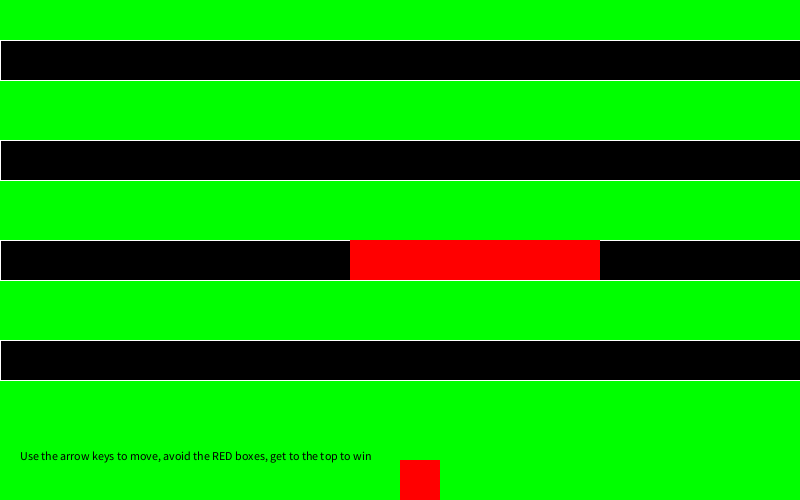
Frame 1 (no input)
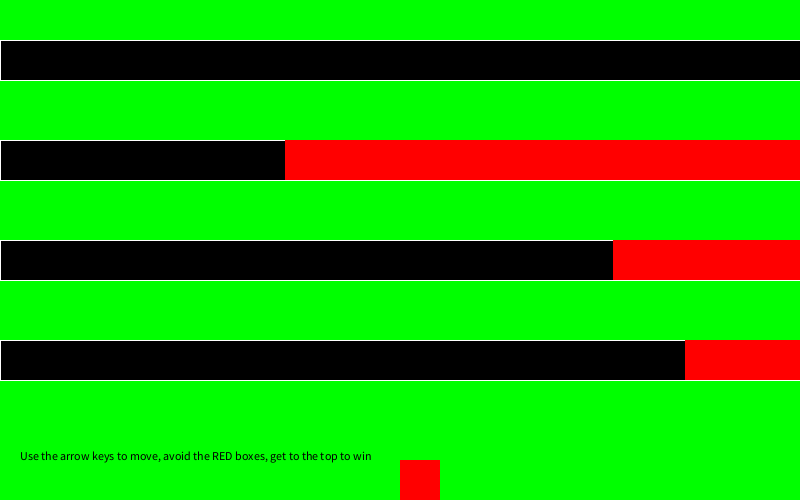
Frame 60 (the mouse pressed at the canvas centre just before this capture)
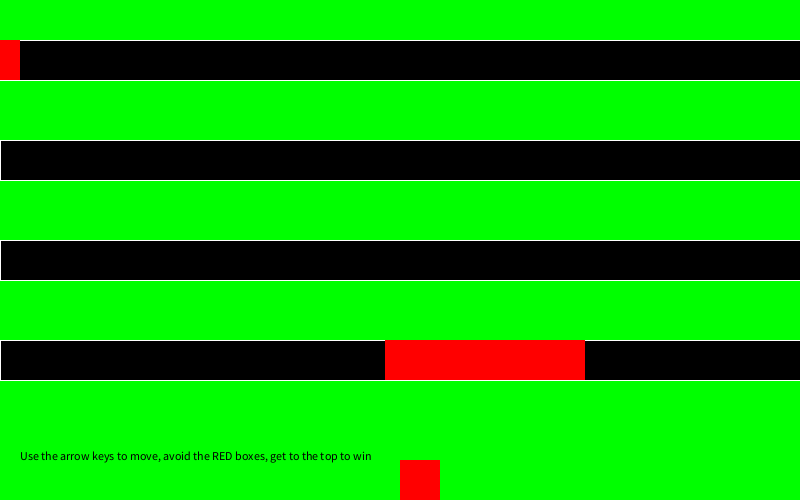
Frame 120 (the mouse held since frame 60 and released just before this capture)

The Processing sketch that drew these frames (run headless with seeded random() and noise(); from frame 60 on, the mouse is pressed at the canvas centre):

// Processing sketch: simple_game_new
// ── simple_game_new.pde
//calling player class
player myPlayer;
int playerX=400;
int playerY=460;
int playerW=40;
int playerH=40;

//making a lane array
lane [] laneRow= new lane [4];
int n_lanes = laneRow.length;
int l_space=100;
int laneX=0;
int laneY=20;
int laneW=800;
int laneH=40;

//movement booleans
boolean keyUp=false;
boolean keyRight=false;
boolean keyLeft=false;
boolean keyDown=false;
boolean dead=false;
boolean Restart=false;
boolean win=false;

//deathzones
int deathzoneX=800;
int deathzoneY=40;
int deathzoneW=300;
int deathzoneH=40;
int speed=20;
//deathzone 2
int deathzoneX2=-600;
int deathzoneY2=140;
int deathzoneW2=550;
int speed2=15;
//deathzone 3
int deathzoneX3=width+250;
int deathzoneY3=240;
int deathzoneW3=250;
int speed3=23;
//deathzone 4
int deathzoneX4=-200;
int deathzoneY4=340;
int deathzoneW4=200;
int speed4=15;
//Instructions
int instructionX=20;
int instructionY=460;



void setup() {
  size(800, 500);
  //initializing the player class
  myPlayer= new player(playerX, playerY, playerW, playerH);

  // initializing the lane array
  for (int i = 0; i<n_lanes; i+=1) {
    laneRow[i] = new lane (laneX, i*l_space+laneH, laneW, laneH);
  }
}


void draw() {
  background(0, 255, 0);

  //drawing the lane array
  for (int i=0; i<n_lanes; i+=1) {
    laneRow[i].displayLane();
  }

  // calling functions from the player class
  myPlayer.display(); 

  //The movement function is dependent on dead = false, so that the player cannot win the game after they have died. Without this function the game would be winable and could display the win screen on top of the death screen.
  if (dead==false) {
    myPlayer.move();
  }

  myPlayer.dead();
  myPlayer.win();

  if (Restart==true) {
    myPlayer.restart();
  }

  //deathzones
  noStroke();
  rect(deathzoneX, deathzoneY, deathzoneW, deathzoneH);
  deathzoneX-=speed;
  if (deathzoneX<=-width+deathzoneW) {
    deathzoneX=width;
  }
  rect(deathzoneX2, deathzoneY2, deathzoneW2, deathzoneH);
  deathzoneX2+=speed2;
  if (deathzoneX2>=width+deathzoneW2) {
    deathzoneX2=-600;
  }
  rect(deathzoneX3, deathzoneY3, deathzoneW3, deathzoneH);
  deathzoneX3-=speed3;
  if (deathzoneX3<=-width+deathzoneW3) {
    deathzoneX3=width+250;
  }
  rect(deathzoneX4, deathzoneY4, deathzoneW4, deathzoneH);
  deathzoneX4+=speed4;
  if (deathzoneX4>=width+deathzoneW4) {
    deathzoneX4=-200;
  }

  //displaying the death screen
  if (dead==true) {
    fill(0, 0, 255);
    rect(0, 0, width, height);
    fill(0);
    textAlign(CENTER, CENTER);
    text("GAME OVER! PRESS 'R' TO RESTART", width/2, height/2);
  }
  //displaying the win screen
  if (win==true) {
    fill(255, 0, 0);
    rect(0, 0, width, height);
    fill(0);
    textAlign(CENTER, CENTER);
    text("YOU HAVE WON! PRESS 'R' TO RESTART", width/2, height/2);
  }
  //instructions
  if(dead==false && win ==false){
    textAlign(CORNER, CORNER);
  fill(0);
  text("Use the arrow keys to move, avoid the RED boxes, get to the top to win", instructionX, instructionY);
  }
}

//movement. Here the program checks to see if any keys have been pressed or released and
//changes the movement booleans accordingly.
void keyPressed() {
  if (keyCode==RIGHT) {
    keyRight= true;
  }
  if (keyCode==LEFT) {
    keyLeft= true;
  }
  if (keyCode==UP) {
    keyUp=true;
  }
  if (keyCode==DOWN) {
    keyDown=true;
  }
  if (keyCode=='R') {
    dead=false;
    Restart=true;
    win=false;
  }
}
void keyReleased () {
  if (keyCode==RIGHT) {
    keyRight= false;
  }
  if (keyCode==LEFT) {
    keyLeft= false;
  }
  if (keyCode==UP) {
    keyUp=false;
  }
  if (keyCode==DOWN) {
    keyDown=false;
  }
  if (keyCode=='R') {
    Restart=false;
  }
}

// ── Class_player.pde
public class player {
  float playerx, playery, playerw, playerh;
  player(float x, float y, float w, float h) {
    playerx=x;
    playery=y;
    playerw=w;
    playerh=h;
  }
  void display() {
    noStroke();
    fill(255, 0, 0);
    rect(playerx, playery, playerw, playerh);
  }

  // here is where the movement booleans are used to change the direction of the player.
  void move() {
    if (keyUp==true) {
      playery-=2;
    }
    if (keyDown==true) {
      playery+=2;
    }
    if (keyRight==true) {
      playerx+=2;
    }
    if (keyLeft==true) {
      playerx-=2;
    }

  }
  //collision detection
  void dead() {
    if (deathzoneX<=playerx+playerW && deathzoneX+deathzoneW>=playerx && deathzoneY<=playery+playerH && deathzoneY+deathzoneH>=playery) {
      dead=true;
    }
    if (deathzoneX2<=playerx+playerW && deathzoneX2+deathzoneW2>=playerx && deathzoneY2<=playery+playerH && deathzoneY2+deathzoneH>=playery) {
      dead=true;
    }
    if (deathzoneX3<=playerx+playerW && deathzoneX3+deathzoneW3>=playerx && deathzoneY3<=playery+playerH && deathzoneY3+deathzoneH>=playery) {
      dead=true;
    }
    if (deathzoneX4<=playerx+playerW && deathzoneX4+deathzoneW4>=playerx && deathzoneY4<=playery+playerH && deathzoneY4+deathzoneH>=playery) {
      dead=true;
    }
  }
  // changing the win boolean to check if the player has won.
  void win(){
   if(playery<=0){
    win=true; 
   }
  }
  //resetting the player after restart
     void restart(){ 
      playerx=400;
      playery=460;
   }
}

// ── lane_class.pde
class lane{
 int tempLaneX, tempLaneY, tempLaneW, tempLaneH;
 lane(int laneX, int laneY, int laneW, int laneH){
   tempLaneX=laneX;
   tempLaneY=laneY;
   tempLaneW=laneW;
   tempLaneH=laneH;
 }
 void displayLane(){
   fill(0);
   stroke(255);
   rect(tempLaneX, tempLaneY, tempLaneW, tempLaneH);
}
}
